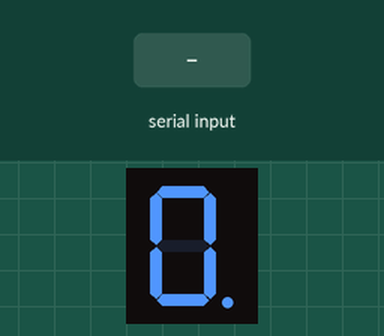
A sketch run on a simulated Arduino Uno, built with avr-gcc and run on an emulated ATmega328P. Shown: 1-digit seven-segment display. Wiring (inferred from the names in the program): 1-digit 7-segment display, segments lit when LOW: segments pin 2, pin 3, pin 4, pin 5, pin 6, pin 7, pin 8, pin 9. The inputs (shaded band) are chosen by the test bench. The segment pins are drawn as the display they are named for; what the sketch prints to the serial monitor is not drawn.

Above: at 1.2 s.
1.3 s: "0001" received over the second serial link
At 2.0 s:
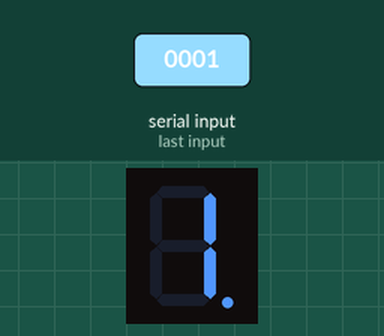
2.8 s: "0010" received over the second serial link
At 3.1 s:
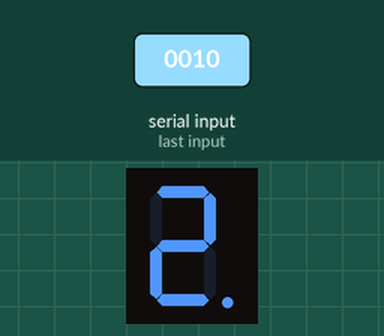
4.3 s: "0011" received over the second serial link
At 5.4 s:
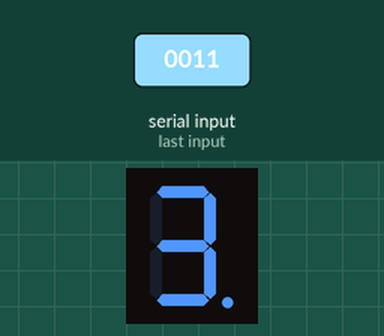
5.8 s: "0100" received over the second serial link
At 6.6 s:
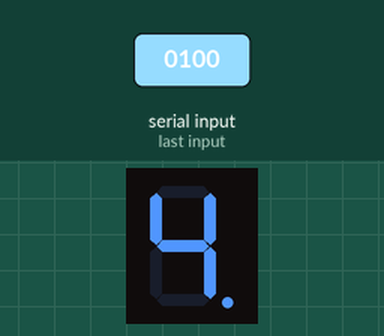
7.3 s: "0101" received over the second serial link
At 7.7 s:
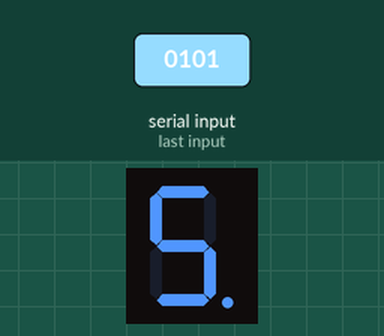
8.8 s: "0110" received over the second serial link
At 10.1 s:
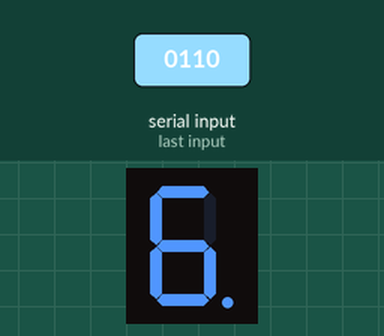
Timing chart, 0 to 11.3 s (numbered marks = the images above; inputs shaded):
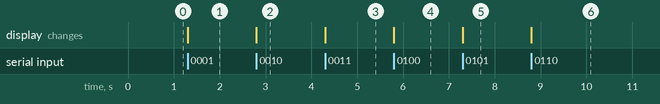

The sketch:

projLocMatCirCom.ino
```cpp
//Include the SoftwareSerial library
//Autor: Gabriel Alcântara Silva
//para entender o seguinte código é neccessário ver a Aula 4: http://redeetec.mec.gov.br/images/stories/pdf/eixo_ctrl_proc_indust/tec_autom_ind/tec_digi/161012_tec_dig.pdf
#include "SoftwareSerial.h"

SoftwareSerial bluetooth(11, 12); //TX, RX (Bluetooth)
String rString;//String for serial data

void setup() {
   //Initialize the hardware serial
  Serial.begin(9600);
  //Serial.println(F("Type the AT commands:"));
  //Initialize the software serial
  bluetooth.begin(38400);

  pinMode(2, OUTPUT);//Segmento A
  pinMode(3, OUTPUT);//Segmento B
  pinMode(4, OUTPUT);//Segmento C
  pinMode(5, OUTPUT);//Segmento D
  pinMode(6, OUTPUT);//Segmento E
  pinMode(7, OUTPUT);//Segmento F
  pinMode(8, OUTPUT);//Segmento G
  pinMode(9, OUTPUT);//Segmento Ponto

}

int A,B,C,D; // Variáveis de controle

void loop() {

  //Read character and sum in rString
  while (bluetooth.available()>0) {
    char r = bluetooth.read();
    rString += r;
  }


   if(bluetooth.available()<1){
    Serial.print(rString);//printing in Serial Arduino
    bluetooth.print(rString); // printing data in Serial in the Bluetooth
    if(rString=="0000") A =0,B=0,C=0,D=0;//Número 0
    if(rString=="0001") A =0,B=0,C=0,D=1;//Número 1

    if(rString=="0010")A =0,B=0,C=1,D=0;//Número 2
    if(rString=="0011") A =0,B=0,C=1,D=1;//Número 3

    if(rString=="0100") A =0,B=1,C=0,D=0;//Número 4
    if(rString=="0101") A =0,B=1,C=0,D=1;//Número 5

    if(rString=="0110") A =0,B=1,C=1,D=0;//Número 6
    if(rString=="0111") A =0,B=1,C=1,D=1;//Número 7
    if(rString=="1000") A =1,B=0,C=0,D=0;//Número 8
    if(rString=="1001") A =1,B=0,C=0,D=1;//Número 9
  }
  rString ="";

  if(A || C || (B && D || !B && !D))//Expressão lógica para para ligar o segmento "a" a partir dos valores lógicos de 4 variáveis(A,B,C,D)
      digitalWrite(2,0);//ligado
  else
    digitalWrite(2,1);//desligado
    //////////////
  if(!B|| (C && D || !C && !D)) //Expressão lógica para para ligar o segmento "b" a partir dos valores lógicos de 4 variáveis(A,B,C,D)
      digitalWrite(3,0);
  else
    digitalWrite(3,1);
        //////////////
  if(B || !C || D) // //Expressão lógica para para ligar o segmento "c" a partir dos valores lógicos de 4 variáveis(A,B,C,D)
     digitalWrite(4,0);
  else
    digitalWrite(4,1);
        //////////////
  if(A || (!B && !D) || (!B && C)  || (C && !D) ||(B && !C && D))//Expressão lógica para para ligar o segmento "d" a partir dos valores lógicos de 4 variáveis(A,B,C,D)
     digitalWrite(5,0);
  else
    digitalWrite(5,1);
    //////////////
  if(!B && !D || C && !D)//E/Expressão lógica para para ligar o segmento "e" a partir dos valores lógicos de 4 variáveis(A,B,C,D)
     digitalWrite(6,0);
  else
    digitalWrite(6,1);
    //////////////
  if(A || !C && !D || B && !C || B && !D)//Expressão lógica para para ligar o segmento "f" a partir dos valores lógicos de 4 variáveis(A,B,C,D)
    digitalWrite(7,0);
  else
    digitalWrite(7,1);
    //////////////
  if(A || C && !D || (B && !C || !B && C))//Expressão lógica para para ligar o segmento "g" a partir dos valores lógicos de 4 variáveis(A,B,C,D)
    digitalWrite(8,0);
  else
    digitalWrite(8,1);
    //////////////
}
```

Measured:
- after the input at 1.3 s, the display: changes at once (image 1)
- after the input at 2.8 s, the display: changes at once (image 2)
- after the input at 4.3 s, the display: changes at once (image 3)
- after the input at 5.8 s, the display: changes at once (image 4)
- after the input at 7.3 s, the display: changes at once (image 5)
- after the input at 8.8 s, the display: changes at once (image 6)
